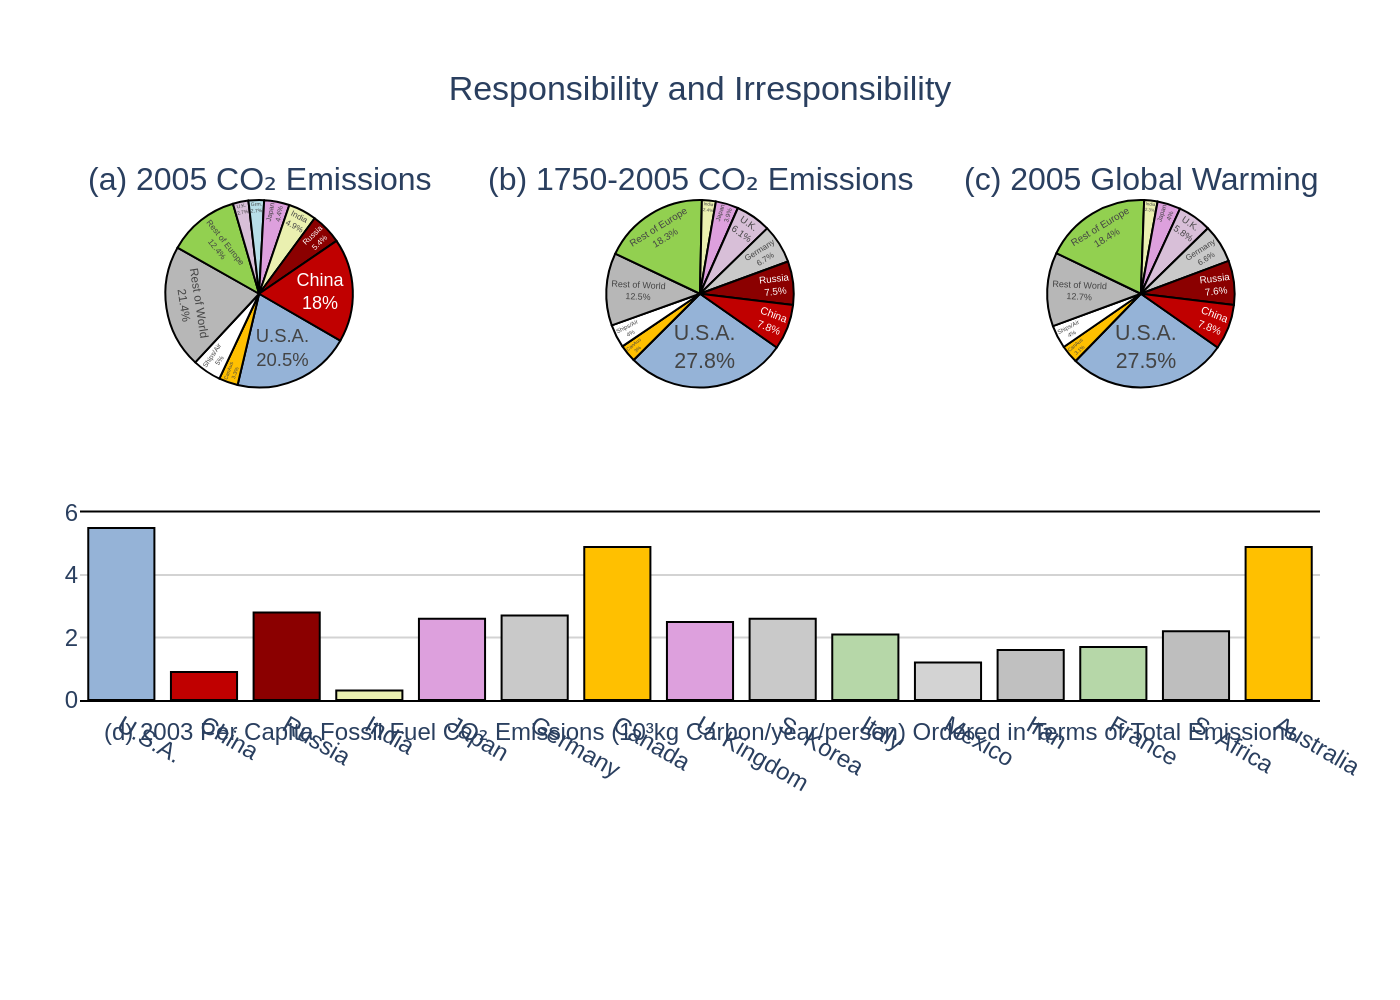

Recreate this plot in Python.
import sys
import json
from pathlib import Path
import plotly.graph_objects as go
from plotly.subplots import make_subplots

if len(sys.argv) != 2:
    print("Usage: python <script_name>.py <json_file_path>")
    sys.exit(1)

json_file_path = Path(sys.argv[1])
if not json_file_path.is_file():
    print(f"Error: JSON file not found at '{json_file_path}'")
    sys.exit(1)

with open(json_file_path, 'r', encoding='utf-8') as f:
    chart_data = json.load(f)

texts = chart_data['texts']
data = chart_data['chart_data']
colors = chart_data['colors']

fig = make_subplots(
    rows=2, cols=3,
    specs=[[{'type': 'pie'}, {'type': 'pie'}, {'type': 'pie'}],
           [{'type': 'bar', 'colspan': 3}, None, None]],
    subplot_titles=texts['subplot_titles']
)

# Pie Chart (a)
pie_a_colors = [colors.get(label, '#CCCCCC') for label in data['pie_a']['labels']]
fig.add_trace(go.Pie(
    labels=data['pie_a']['labels'],
    values=data['pie_a']['values'],
    marker=dict(colors=pie_a_colors, line=dict(color='#000000', width=1)),
    texttemplate='%{label}<br>%{value}%',
    textposition='inside',
    sort=False,
    direction='clockwise',
    rotation=120,
    showlegend=False
), row=1, col=1)

# Pie Chart (b)
pie_b_colors = [colors.get(label, '#CCCCCC') for label in data['pie_b']['labels']]
fig.add_trace(go.Pie(
    labels=data['pie_b']['labels'],
    values=data['pie_b']['values'],
    marker=dict(colors=pie_b_colors, line=dict(color='#000000', width=1)),
    texttemplate='%{label}<br>%{value}%',
    textposition='inside',
    sort=False,
    direction='clockwise',
    rotation=125,
    showlegend=False
), row=1, col=2)

# Pie Chart (c)
pie_c_colors = [colors.get(label, '#CCCCCC') for label in data['pie_c']['labels']]
fig.add_trace(go.Pie(
    labels=data['pie_c']['labels'],
    values=data['pie_c']['values'],
    marker=dict(colors=pie_c_colors, line=dict(color='#000000', width=1)),
    texttemplate='%{label}<br>%{value}%',
    textposition='inside',
    sort=False,
    direction='clockwise',
    rotation=125,
    showlegend=False
), row=1, col=3)

# Bar Chart (d)
bar_d_colors = [colors.get(label, '#CCCCCC') for label in data['bar_d']['categories']]
fig.add_trace(go.Bar(
    x=data['bar_d']['categories'],
    y=data['bar_d']['values'],
    marker=dict(color=bar_d_colors, line=dict(color='#000000', width=1)),
    showlegend=False
), row=2, col=1)

fig.update_layout(
    title_text=texts['main_title'],
    title_x=0.5,
    font_family="Arial",
    width=1100,
    height=800,
    margin=dict(t=100, b=150, l=40, r=40),
    plot_bgcolor='white',
    showlegend=False
)

fig.add_annotation(
    text=texts['bar_chart_description'],
    xref="paper", yref="paper",
    x=0.5, y=-0.1,
    showarrow=False,
    align="center",
    font=dict(size=12, family="Arial")
)

fig.update_yaxes(
    range=[0, 6],
    tickvals=[0, 2, 4, 6],
    showgrid=True,
    gridcolor='lightgray',
    gridwidth=1,
    zeroline=False,
    row=2, col=1
)
fig.update_xaxes(
    showline=True,
    linewidth=1,
    linecolor='black',
    mirror=True,
    row=2, col=1
)

output_filename = json_file_path.stem + ".png"
fig.write_image(output_filename, scale=2)
print(f"Chart saved as {output_filename}")
